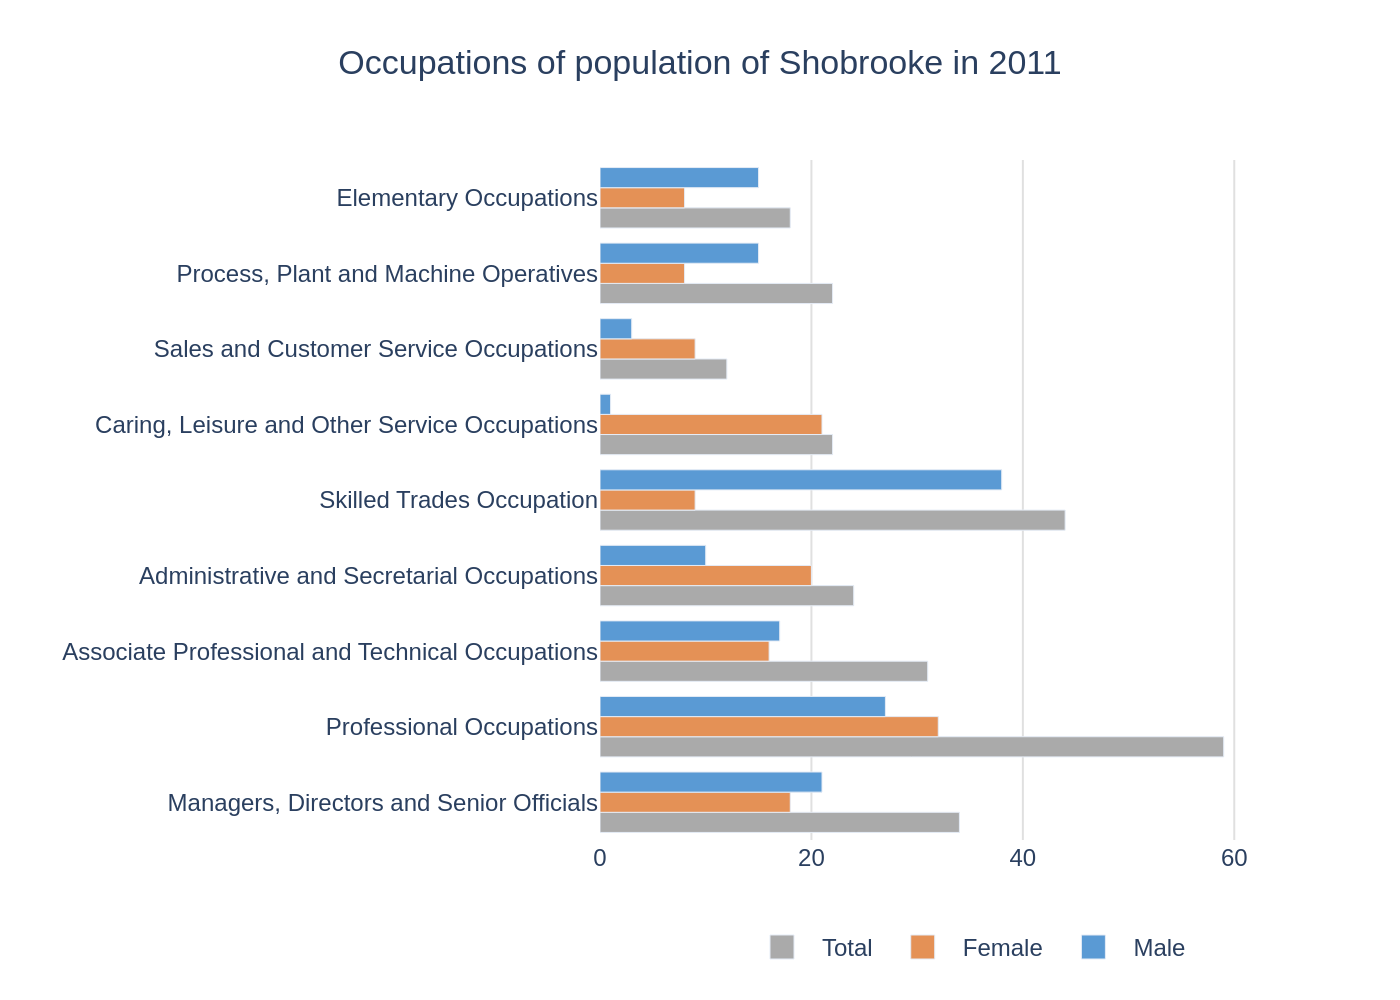

Recreate this plot in Python.
import sys
import json
import plotly.graph_objects as go
from pathlib import Path

def main():
    """
    Generates a grouped horizontal bar chart from a JSON data file.
    """
    # 1. Argument Parsing
    if len(sys.argv) != 2:
        print(f"Usage: python {sys.argv[0]} <path_to_json_file>")
        sys.exit(1)
    
    json_path = Path(sys.argv[1])
    if not json_path.is_file():
        print(f"Error: File not found at {json_path}")
        sys.exit(1)

    # 2. JSON Data Loading
    with open(json_path, 'r', encoding='utf-8') as f:
        chart_config = json.load(f)

    # 3. Data Extraction from JSON
    chart_data = chart_config['chart_data']
    texts = chart_config['texts']
    colors = chart_config['colors']
    series_names = chart_config['series_names']
    
    # The categories are pre-reversed in the JSON for correct top-to-bottom display in Plotly
    categories = [item['category'] for item in chart_data]

    # 4. Chart Creation
    fig = go.Figure()

    # Add a trace for each data series
    for i, series_name in enumerate(series_names):
        values = [item['values'][i] for item in chart_data]
        fig.add_trace(go.Bar(
            name=series_name,
            y=categories,
            x=values,
            orientation='h',
            marker_color=colors[i]
        ))

    # 5. Layout and Styling
    # Combine title and subtitle
    title_text = texts.get('title', '')
    if texts.get('subtitle'):
        title_text += f"<br><sub>{texts.get('subtitle')}</sub>"
    
    fig.update_layout(
        title={
            'text': title_text,
            'y': 0.95,
            'x': 0.5,
            'xanchor': 'center',
            'yanchor': 'top'
        },
        barmode='group',
        xaxis={
            'title_text': texts.get('x_axis_title'),
            'showgrid': True,
            'gridcolor': '#E0E0E0',
            'zeroline': False,
            'range': [0, 70]
        },
        yaxis={
            'title_text': texts.get('y_axis_title'),
            'showgrid': False,
            'zeroline': False,
        },
        legend={
            'orientation': 'h',
            'yanchor': 'bottom',
            'y': -0.2,
            'xanchor': 'center',
            'x': 0.5
        },
        font={
            'family': 'Arial',
            'size': 12
        },
        plot_bgcolor='white',
        paper_bgcolor='white',
        margin=dict(l=300, r=30, t=80, b=80) # Left margin for long category labels
    )

    # 6. Output Generation
    output_filename = json_path.with_suffix('.png')
    fig.write_image(output_filename, scale=2)
    print(f"Chart saved to {output_filename}")

if __name__ == "__main__":
    main()
